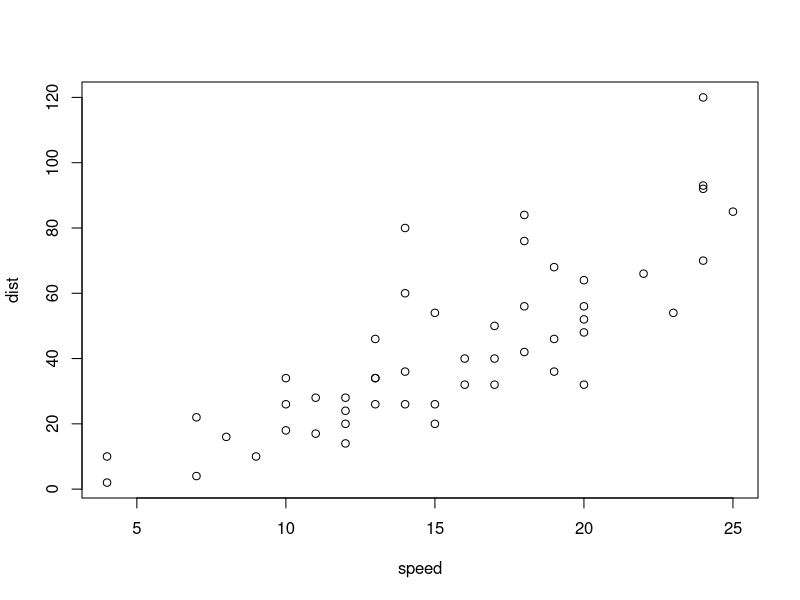
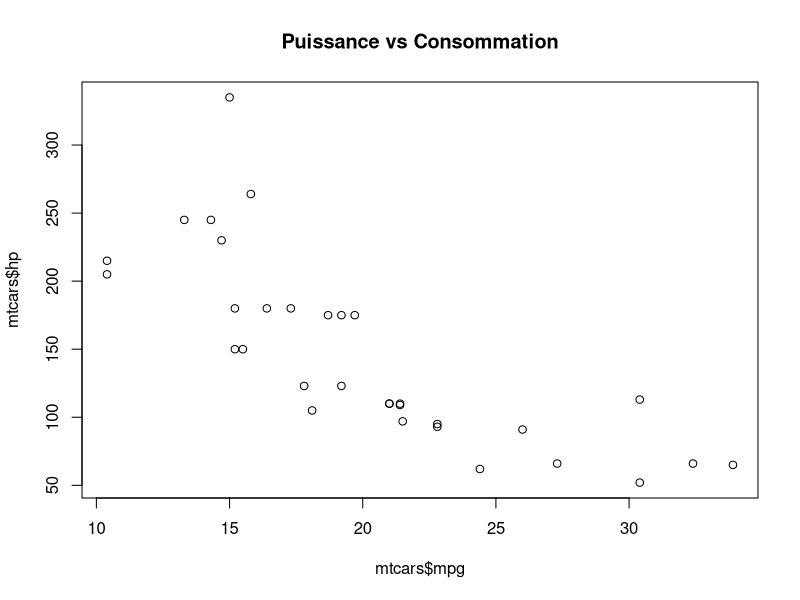
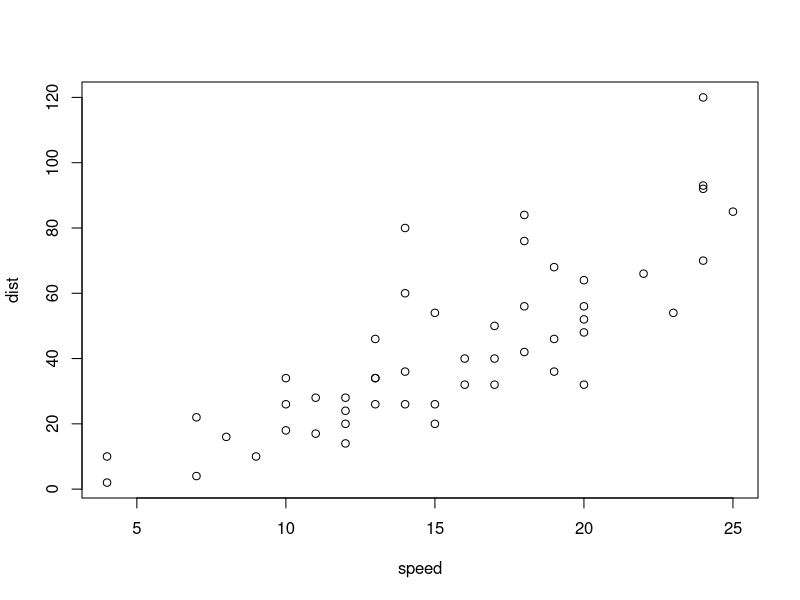

Generate these figures, in order, with R:
## ---- chunk 1
# Votre code R ici
summary(cars)
## ---- chunk 2
  plot(cars)
## ---- chunk 3
  library(knitr)
  kable(head(mtcars), caption = "Tableau Exemple")
## ---- chunk 4
summary(mtcars)
## ---- chunk 5
plot(mtcars$mpg, mtcars$hp, main = "Puissance vs Consommation")
## ---- chunk 6
     # Code R pour générer un graphique
     plot(cars)
